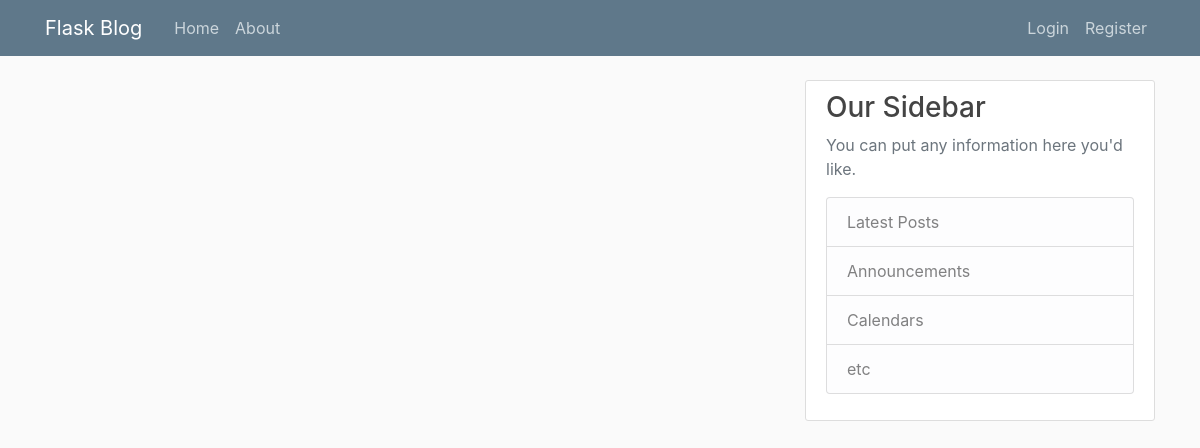
Page /home on the earlier database version.
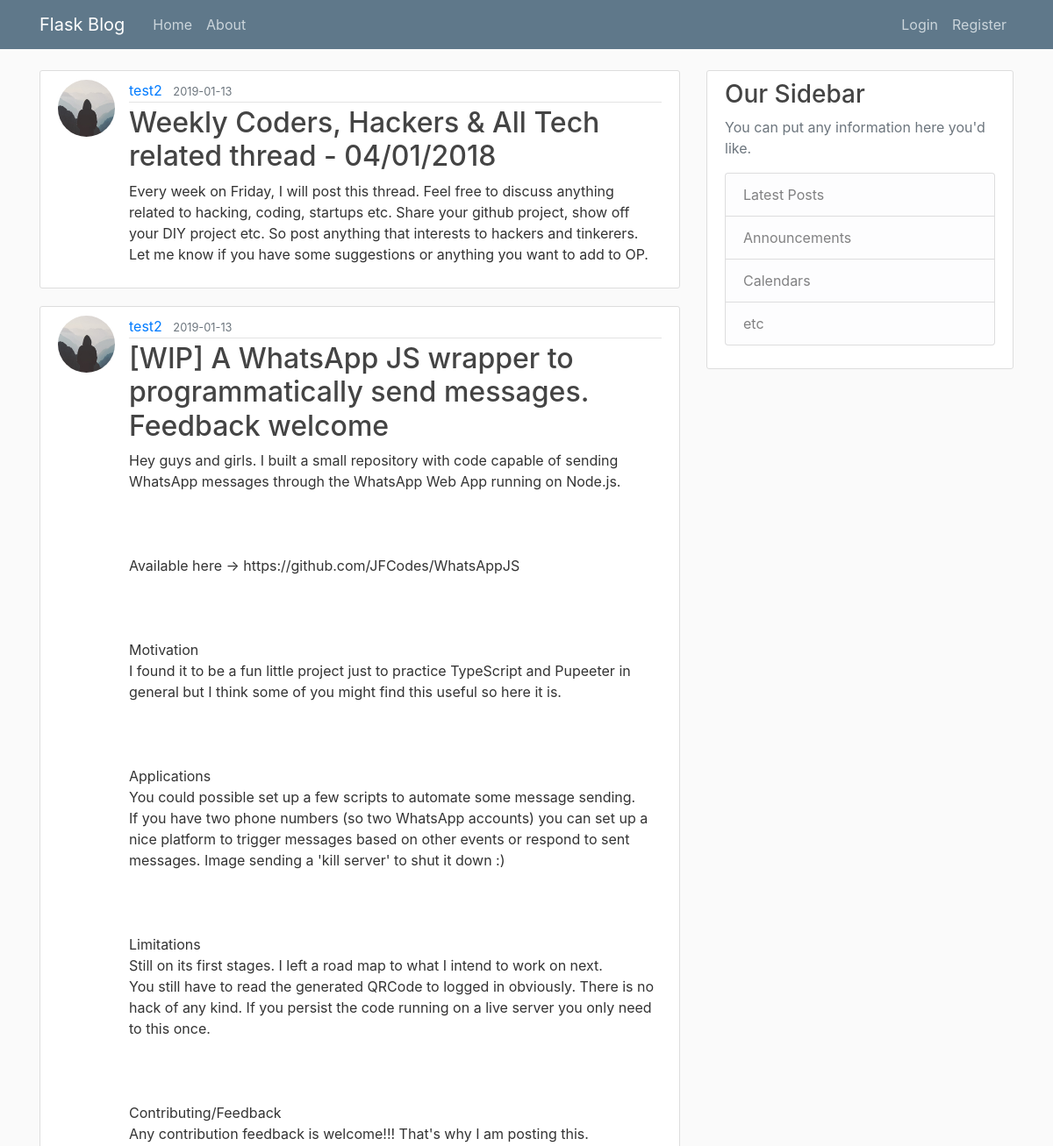
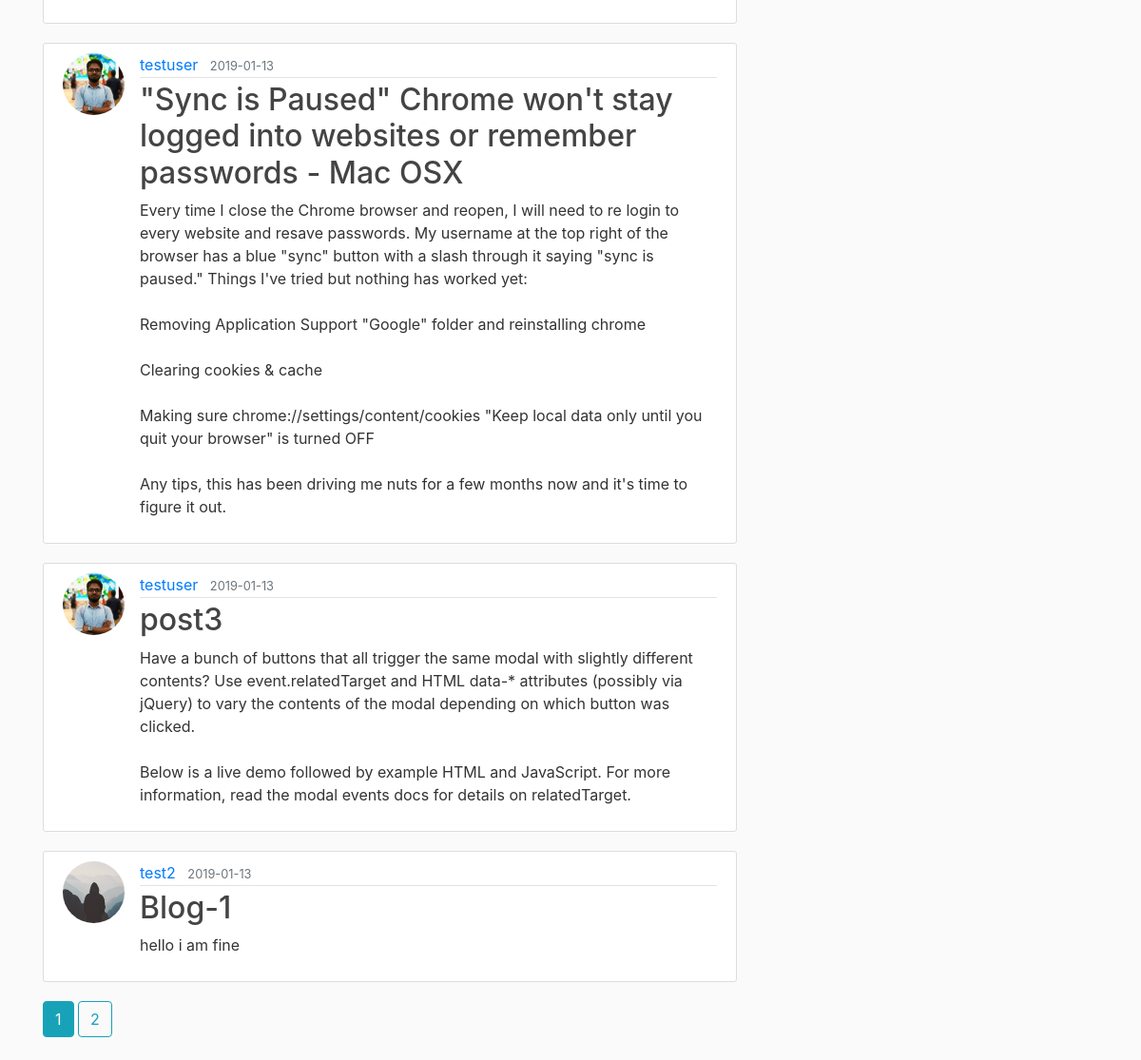
Same page on the later database version (2 pictures, top to bottom).
### flaskblog/models.py (models this page shows, shortened)
class Post(db.Model):
    id = db.Column(db.Integer, primary_key=True)
    title =  db.Column(db.String(120),  nullable=False)
    date_posted = db.Column(db.DateTime, nullable=False, default=datetime.utcnow)
    content = db.Column(db.Text, nullable=False)
    user_id = db.Column(db.Integer, db.ForeignKey('user.id'), nullable=False)

class User(db.Model, UserMixin):
    id = db.Column(db.Integer, primary_key=True)
    username = db.Column(db.String(20), unique=True, nullable=False)
    email = db.Column(db.String(120), unique=True, nullable=False)
    image_file = db.Column(db.String(20), nullable=False, default='default.jpg')
    password = db.Column(db.String(60), nullable=False)
    posts = db.relationship('Post', backref='author', lazy=True)

### flaskblog/routes.py (the view)
@app.route('/')
@app.route('/home')
def home():
    page = request.args.get('page',1, type=int)
    posts = Post.query.order_by(Post.date_posted.desc()).paginate(page=page, per_page=5)
    return render_template('home.html', posts=posts)

### flaskblog/templates/home.html
{% extends "layout.html" %}
{% block content %}
    {% for post in posts.items %}
        <article class="media content-section">
            <img class="rounded-circle article-img"
                 src="{{ url_for('static',filename='profile_pics/' + post.author.image_file) }}">
            <div class="media-body">
                <div class="article-metadata">
                    <a class="mr-2" href="{{ url_for('user_posts', username=post.author.username) }}">{{ post.author.username }}</a>
                    <small class="text-muted">{{ post.date_posted.strftime('%Y-%m-%d') }}</small>
                </div>
                <h2><a class="article-title" href="{{ url_for('post', post_id=post.id) }}">{{ post.title }}</a></h2>
                <p class="article-content">{{ post.content }}</p>
            </div>
        </article>
    {% endfor %}
    {% for page_num in posts.iter_pages(left_edge=1, right_edge=1, left_current=1, right_current=2) %}
        {% if page_num %}
            {% if posts.page == page_num %}
                <a class="btn btn-info mb-4"  href="{{ url_for('home', page=page_num) }}">{{ page_num }}</a>
            {% else %}
                <a class="btn btn-outline-info mb-4"  href="{{ url_for('home', page=page_num) }}">{{ page_num }}</a>
            {% endif %}
        {% else %}
            ...
        {% endif %}
    {% endfor %}
{% endblock content %}

### flaskblog/templates/layout.html (shortened to what this page needs)
<!DOCTYPE html>
<html lang="en">
<head>
    <link rel="stylesheet" href="https://stackpath.bootstrapcdn.com/bootstrap/4.2.1/css/bootstrap.min.css"
>
    <link rel="stylesheet" type="text/css" href="{{ url_for('static', filename='main.css') }}">
</head>
<body>
<header class="site-header">
    <nav class="navbar navbar-expand-md navbar-dark bg-steel fixed-top">
        <div class="container">
            <a class="navbar-brand mr-4" href="/">Flask Blog</a>
            <div class="collapse navbar-collapse" id="navbarToggle">
                <div class="navbar-nav mr-auto">
                    <a class="nav-item nav-link" href="{{ url_for('home') }}">Home</a>
                    <a class="nav-item nav-link" href="{{ url_for('about') }}">About</a>
                </div>
                <div class="navbar-nav">
                    {% if current_user.is_authenticated %}
                        <a class="nav-item nav-link" href="{{ url_for('new_post') }}">New Post</a>
                        <a class="nav-item nav-link" href="{{ url_for('account') }}">Account</a>
                        <a class="nav-item nav-link" href="{{ url_for('logout') }}">Logout</a>
                    {% else %}
                        <a class="nav-item nav-link" href="{{ url_for('login') }}">Login</a>
                        <a class="nav-item nav-link" href="{{ url_for('register') }}">Register</a>
                    {% endif %}
                </div>
            </div>
        </div>
    </nav>
</header>
<main role="main" class="container">
    <div class="row">
        <div class="col-md-8">
            {% block content %}{% endblock %}
        </div>
        <div class="col-md-4">
            <div class="content-section">
                <h3>Our Sidebar</h3>
                <p class='text-muted'>You can put any information here you'd like.
                <ul class="list-group">
                    <li class="list-group-item list-group-item-light">Latest Posts</li>
                    <li class="list-group-item list-group-item-light">Announcements</li>
                    <li class="list-group-item list-group-item-light">Calendars</li>
                    <li class="list-group-item list-group-item-light">etc</li>
                </ul>
                </p>
            </div>
        </div>
    </div>
</main>
</body>
</html>

### flaskblog/static/main.css (style rules this page uses)
body { background: #fafafa; color: #333333; margin-top: 5rem; }
h1, h2, h3, h4, h5, h6 { color: #444444; }
.bg-steel { background-color: #5f788a; }
.site-header .navbar-nav .nav-link { color: #cbd5db; }
.content-section { background: #ffffff; padding: 10px 20px; border: 1px solid #dddddd; border-radius: 3px; margin-bottom: 20px; }
.article-title { color: #444444; }
.article-content { white-space: pre-line; }
.article-img { height: 65px; width: 65px; margin-right: 16px; }
.article-metadata { padding-bottom: 1px; margin-bottom: 4px; border-bottom: 1px solid #e3e3e3 }

Differences in the rows shown:
added Post: image_file (placeholder picture), author.username "test2", date_posted "2019-01-13", title "Weekly Coders, Hackers & All Tech related thread - 04/01/2018", content "Every week on Friday, I will post this thread. Feel free to discuss anything related to hacking, coding, startups etc. Share your github project, show off your DIY project etc. So post anything that interests to hackers and tinkerers. Let me know if you have some suggestions or anything you want to add to OP."
added Post: image_file (placeholder picture), author.username "test2", date_posted "2019-01-13", title "[WIP] A WhatsApp JS wrapper to programmatically send messages. Feedback welcome", content "Hey guys and girls. I built a small repository with code capable of sending WhatsApp messages through the WhatsApp Web App running on Node.js. Available here -> https://github.com/JFCodes/WhatsAppJS Motivation I found it to be a fun little project just to practice TypeScript and Pupeeter in general but I think some of you might find this useful so here it is. Applications You could possible set up a few scripts to automate some message sending. If you have two phone numbers (so two WhatsApp accounts) you can set up a nice platform to trigger messages based on other events or respond to sent messages. Image sending a 'kill server' to shut it down :) Limitations Still on its first stages. I…"
added Post: image_file (picture), author.username "testuser", date_posted "2019-01-13", title "\"Sync is Paused\" Chrome won't stay logged into websites or remember passwords - Mac OSX", content "Every time I close the Chrome browser and reopen, I will need to re login to every website and resave passwords. My username at the top right of the browser has a blue \"sync\" button with a slash through it saying \"sync is paused.\" Things I've tried but nothing has worked yet: Removing Application Support \"Google\" folder and reinstalling chrome Clearing cookies & cache Making sure chrome://settings/content/cookies \"Keep local data only until you quit your browser\" is turned OFF Any tips, this has been driving me nuts for a few months now and it's time to figure it out."
added Post: image_file (picture), author.username "testuser", date_posted "2019-01-13", title "post3", content "Have a bunch of buttons that all trigger the same modal with slightly different contents? Use event.relatedTarget and HTML data-* attributes (possibly via jQuery) to vary the contents of the modal depending on which button was clicked. Below is a live demo followed by example HTML and JavaScript. For more information, read the modal events docs for details on relatedTarget."
added Post: image_file (placeholder picture), author.username "test2", date_posted "2019-01-13", title "Blog-1", content "hello i am fine"
Other differences:
new list line: "1"
new list line: "2"
